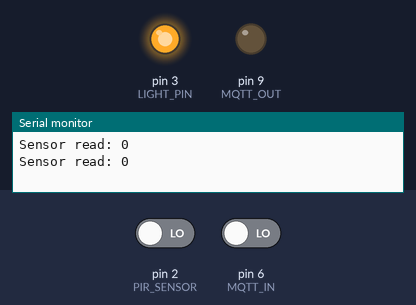
This sketch was run on a simulated Arduino Uno, built with avr-gcc and run on an emulated ATmega328P. Shown: output pins drawn as LEDs (lit = HIGH), the last lines printed to the serial monitor. The test bench sets the inputs (shaded band); at power-on: pin 2 (PIR_SENSOR) LOW, pin 6 (MQTT_IN) LOW.

Above: at 1.2 s.
1.3 s: pin 2 (PIR_SENSOR) driven HIGH
At 2.3 s:
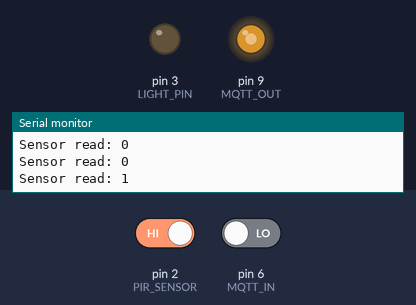
Timing chart, 0 to 4.3 s (numbered marks = the images above; inputs shaded):
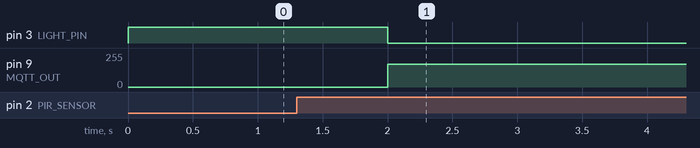

The sketch:

main.ino
```cpp
/*
 * AUTHOR: Rafael Bezerra (https://github.com/rnbez)
 */

#define LIGHT_PIN 3
#define PIR_SENSOR 2
#define MQTT_IN 6
#define MQTT_OUT 9
#define STAY_ON_DELAY 10000
#define PIR_READ_DELAY 1000

int lightState = LOW;
unsigned long lastPIRRead = 0;
unsigned long previousMillis = 0; // will store last time LED was updated

bool hasMovement()
{
  int _read = digitalRead(PIR_SENSOR);
  lastPIRRead = millis();
  Serial.print("Sensor read: ");
  Serial.println(_read);
  return (_read == HIGH);
}

void setRelay(int state) {
  digitalWrite(LIGHT_PIN, !state);
}

void setup()
{
  pinMode(LIGHT_PIN, OUTPUT); // declare LED as output
  pinMode(PIR_SENSOR, INPUT); // declare sensor as input
  pinMode(MQTT_IN, INPUT);
  pinMode(MQTT_OUT, OUTPUT);
  Serial.begin(9600);

  if (hasMovement())
  {
    lightState = HIGH;
  }
  else
  {
    lightState = LOW;
  }
}

void loop()
{
  int mqtt_in = digitalRead(MQTT_IN);
  if (mqtt_in == 1)
  {
    lightState = HIGH;
  }
  else
  {
    if (lightState == HIGH)
    {
      unsigned long now = millis();
      if (now - previousMillis > STAY_ON_DELAY)
      {
        // save the last time you blinked the LED
        previousMillis = now;

        if (!hasMovement())
        {
          lightState = LOW;
        }
      }
    }
    else
    {
      if (millis() - lastPIRRead > PIR_READ_DELAY)
      {
        if (hasMovement())
        {
          lightState = HIGH;
        }
        else
        {
          lightState = LOW;
        }
      }
    }
  }

  if (lightState == 1)
  {
    analogWrite(MQTT_OUT, 170);
  }
  else
  {
    analogWrite(MQTT_OUT, 0);
  }
  setRelay(lightState);
}
```

Measured:
- after the input at 1.3 s, pin 3 (LIGHT_PIN): HIGH → LOW after 0.70 s; pin 9 (MQTT_OUT): 0/255 → 170/255 after 0.70 s
